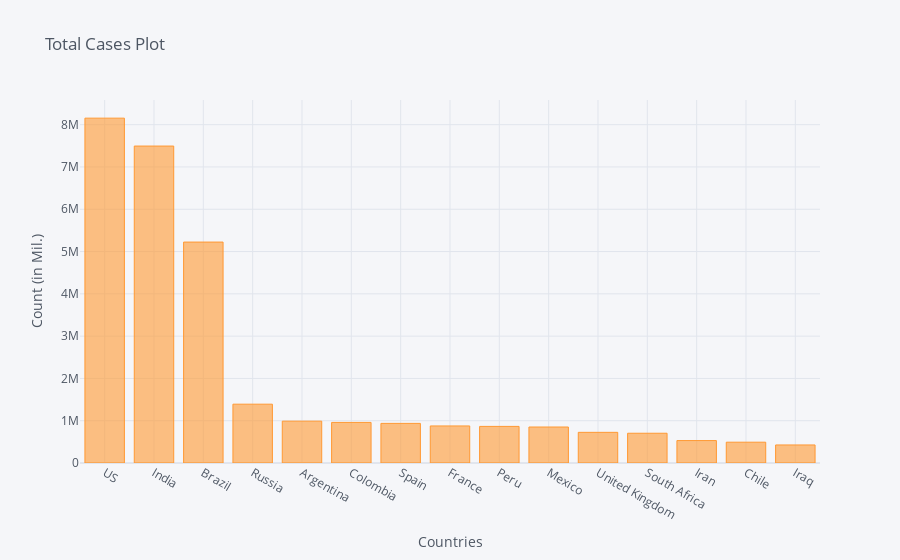

The notebook cell saved with this chart:
### Code cell
corona_dframe_agg_plot.iplot(kind='bar', x='Country/Region', y='10/18/20',
                             title='Total Cases Plot',xTitle='Countries',yTitle='Count (in Mil.)')

### Figure 1 — Plotly figure (JSON) as saved in the notebook; plotly's stock layout.template omitted (floating-point values rounded to 4 significant figures)
{"data": [{"marker": {"color": "rgba(255, 153, 51, 0.6)", "line": {"color": "rgba(255, 153, 51, 1.0)", "width": 1}}, "name": "10/18/20", "orientation": "v", "text": "", "type": "bar", "x": ["US", "India", "Brazil", "Russia", "Argentina", "Colombia", "Spain", "France", "Peru", "Mexico", "United Kingdom", "South Africa", "Iran", "Chile", "Iraq"], "y": [8154594, 7494551, 5224362, 1390824, 989680, 959572, 936560, 876342, 865549, 851227, 725292, 703793, 530380, 491760, 426634]}], "layout": {"legend": {"bgcolor": "#F5F6F9", "font": {"color": "#4D5663"}}, "paper_bgcolor": "#F5F6F9", "plot_bgcolor": "#F5F6F9", "title": {"font": {"color": "#4D5663"}, "text": "Total Cases Plot"}, "xaxis": {"gridcolor": "#E1E5ED", "showgrid": true, "tickfont": {"color": "#4D5663"}, "title": {"font": {"color": "#4D5663"}, "text": "Countries"}, "zerolinecolor": "#E1E5ED"}, "yaxis": {"gridcolor": "#E1E5ED", "showgrid": true, "tickfont": {"color": "#4D5663"}, "title": {"font": {"color": "#4D5663"}, "text": "Count (in Mil.)"}, "zerolinecolor": "#E1E5ED"}}}
